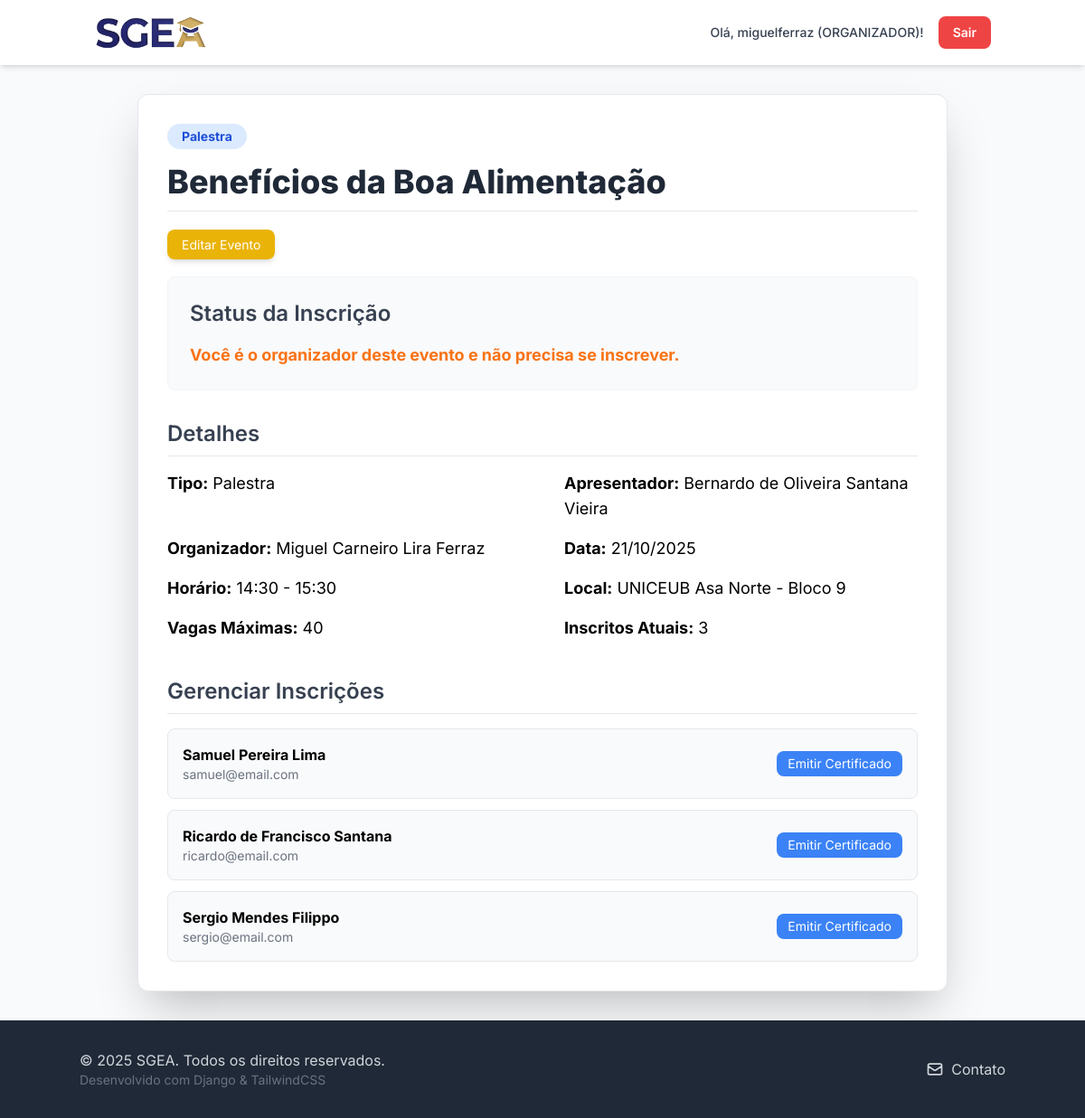
/eventos/2/ (signed in), run on the app's committed database.
### users/models.py (models this page shows, shortened)
class Usuario(AbstractUser):
    telefone = models.CharField(max_length=15, verbose_name='Telefone', blank=True, null=True)
    instituicao_ensino = models.CharField(
        max_length=100,
        verbose_name='Instituição de Ensino',
        blank=True,
        null=True
    )
    PERFIL_CHOICES = (
        ('ALUNO', 'Aluno'),
        ('PROFESSOR', 'Professor'),
        ('ORGANIZADOR', 'Organizador'),
    )
    perfil = models.CharField(
        max_length=15,
        choices=PERFIL_CHOICES,
        default='ALUNO',
        verbose_name='Perfil'
    )
    data_registro = models.DateTimeField(auto_now_add=True)
    class Meta:
        verbose_name = 'Usuário'
        verbose_name_plural = 'Usuários'

### events/models.py (models this page shows, shortened)
class Evento(models.Model):
    TIPO_CHOICES = (
        ('SEMINARIO', 'Seminário'),
        ('PALESTRA', 'Palestra'),
        ('MINICURSO', 'Minicurso'),
        ('SEMANA', 'Semana Acadêmica'),
    )
    nome_evento = models.CharField(max_length=255)
    apresentador = models.CharField(max_length=255)
    tipo_evento = models.CharField(max_length=50, choices=TIPO_CHOICES)
    data = models.DateField()
    horario_inicio = models.TimeField()
    horario_fim = models.TimeField()
    local = models.CharField(max_length=255)
    qtd_participantes = models.IntegerField(default=0)
    organizador_responsavel = models.ForeignKey(
        Usuario,
        on_delete=models.CASCADE,
        limit_choices_to={'perfil': 'ORGANIZADOR'}
    )

class Inscricao(models.Model):
    usuario = models.ForeignKey(Usuario, on_delete=models.CASCADE)
    evento = models.ForeignKey(Evento, on_delete=models.CASCADE)
    data_inscricao = models.DateTimeField(auto_now_add=True)
    certificado_emitido = models.BooleanField(default=False)
    class Meta:
        unique_together = ('usuario', 'evento')

### events/views.py (the view)
# urls.py: path('<int:pk>/', views.EventDetailView.as_view(), name='event_detail'),
class EventDetailView(LoginRequiredMixin, DetailView):
    model = Evento
    template_name = 'events/event_detail.html'
    context_object_name = 'object'
    def get_context_data(self, **kwargs):
        context = super().get_context_data(**kwargs)
        evento = self.get_object()
        user = self.request.user
        inscritos_atuais = Inscricao.objects.filter(evento=evento).count()
        vagas_disponiveis = evento.qtd_participantes - inscritos_atuais
        context['inscritos_atuais'] = inscritos_atuais
        context['vagas_disponiveis'] = max(0, vagas_disponiveis)
        context['is_inscrito'] = False
        context['is_certificado_emitido'] = False
        if user.is_authenticated:
            inscricao = Inscricao.objects.filter(usuario=user, evento=evento).first()
            context['inscricao'] = inscricao
            if inscricao:
                context['is_inscrito'] = True
                context['is_certificado_emitido'] = inscricao.certificado_emitido
        return context

### events/templates/events/event_detail.html (shortened to what this page needs)
{% load static %}
<!DOCTYPE html>
<html lang="pt-br">
<head>
    <script src="https://cdn.tailwindcss.com"></script>
    <link rel="stylesheet" href="{% static 'css/base.css' %}">
</head>
<body>
    {% include 'inicio/partials/header.html' %}
    <main class="container mx-auto p-4 sm:p-6 md:p-8">
        <div class="max-w-4xl mx-auto bg-white p-8 rounded-xl shadow-2xl border border-gray-200">
            <span class="inline-block px-4 py-1 text-sm font-bold rounded-full bg-blue-100 text-blue-700 mb-4">{{ object.get_tipo_evento_display }}</span>
            <h2 class="text-4xl font-extrabold text-gray-800 mb-6 border-b pb-3">{{ object.nome_evento }}</h2>
            {% if user.is_authenticated and user == object.organizador_responsavel %}
                <div class="mb-6"><a href="{% url 'events:event_update' pk=object.pk %}" class="bg-yellow-500 hover:bg-yellow-600 text-white px-4 py-2 rounded-lg text-sm shadow-md transition duration-200">Editar Evento</a></div>
            {% endif %}
            <div class="bg-gray-50 p-6 rounded-lg mb-8 border border-gray-100">
                <h3 class="text-2xl font-semibold text-gray-700 mb-4">Status da Inscrição</h3>
                {% if user.is_authenticated %}
                    {% if is_inscrito %}
                        <p class="text-green-600 font-bold text-lg flex items-center"><svg xmlns="http://www.w3.org/2000/svg" class="h-6 w-6 mr-2" fill="none" viewBox="0 0 24 24" stroke="currentColor" stroke-width="2"><path stroke-linecap="round" stroke-linejoin="round" d="M9 12l2 2 4-4m6 2a9 9 0 11-18 0 9 9 0 0118 0z" /></svg>Você já está inscrito neste evento!</p>
                        {% if is_certificado_emitido %}
                            <p class="mt-2">
                                <a href="{% url 'events:generate_certificate' inscricao_id=inscricao.id %}" target="_blank" class="text-indigo-600 font-medium hover:text-indigo-500">✅ Baixar Certificado</a>
                            </p>
                        {% endif %}
                    {% elif vagas_disponiveis == 0 %}
                        <p class="text-red-600 font-bold text-lg">Evento Lotado!</p>
                    {% elif user == object.organizador_responsavel %}
                        <p class="text-orange-500 font-bold text-lg">Você é o organizador deste evento e não precisa se inscrever.</p>
                    {% elif user.get_full_name == object.apresentador %}
                        <p class="text-blue-500 font-bold text-lg">Você é o apresentador deste evento.</p>
                    {% endif %}
                {% else %}
                     <p class="text-gray-600 text-lg">Faça <a href="{% url 'login' %}" class="text-indigo-600 font-medium hover:text-indigo-500">Login</a> para se inscrever neste evento.</p>
                {% endif %}
            </div>
            <h3 class="text-2xl font-semibold text-gray-700 mb-4 border-b pb-2">Detalhes</h3>
            <div class="grid grid-cols-1 md:grid-cols-2 gap-x-12 gap-y-4 text-lg">
                <p><strong>Tipo:</strong> {{ object.get_tipo_evento_display }}</p>
                <p><strong>Apresentador:</strong> {{ object.apresentador }}</p>
                <p><strong>Organizador:</strong> {{ object.organizador_responsavel.get_full_name|default:object.organizador_responsavel.username }}</p>
                <p><strong>Data:</strong> {{ object.data|date:"d/m/Y" }}</p>
                <p><strong>Horário:</strong> {{ object.horario_inicio|time:"H:i" }} - {{ object.horario_fim|time:"H:i" }}</p>
                <p><strong>Local:</strong> {{ object.local }}</p>
                <p><strong>Vagas Máximas:</strong> {{ object.qtd_participantes }}</p>
                <p><strong>Inscritos Atuais:</strong> {{ inscritos_atuais }}</p>
            </div>
            {% if user.is_authenticated and user == object.organizador_responsavel %}
                <div class="mt-10">
                    <h3 class="text-2xl font-semibold text-gray-700 mb-4 border-b pb-2">Gerenciar Inscrições</h3>
                    {% if object.inscricao_set.all %}
                        <ul class="space-y-3">
                            {% for inscricao in object.inscricao_set.all %}
                                <li class="p-4 bg-gray-50 rounded-lg flex justify-between items-center border">
                                    <div>
                                        <p class="font-bold">{{ inscricao.usuario.get_full_name|default:inscricao.usuario.username }}</p>
                                        <p class="text-sm text-gray-500">{{ inscricao.usuario.email }}</p>
                                    </div>
                                    <div>
                                        {% if inscricao.certificado_emitido %}
                                            <span class="text-green-600 font-bold">✓ Certificado Emitido</span>
                                        {% else %}
                                            <form method="post" action="{% url 'events:emitir_certificado' inscricao_id=inscricao.id %}">
                                                <button type="submit" class="bg-blue-500 hover:bg-blue-600 text-white px-3 py-1 rounded-lg text-sm">Emitir Certificado</button>
                                            </form>
                                        {% endif %}
                                    </div>
                                </li>
                            {% endfor %}
                        </ul>
                    {% else %}
                        <p class="text-gray-500">Ainda não há inscritos neste evento.</p>
                    {% endif %}
                </div>
            {% endif %}
        </div>
    </main>
    {% include 'inicio/partials/footer.html' %}
</body>
</html>

### inicio/templates/inicio/partials/header.html (shortened to what this page needs)
{% load static %}
<nav class="bg-white shadow-md sticky top-0 z-10">
    <div class="container mx-auto flex justify-between items-center p-4 flex-wrap">
        <a href="{% url 'inicio:home' %}">
            <img src="{% static 'images/logocortada.png' %}" alt="SGEA Logo" class="h-10 w-auto">
        </a>
        <div id="menu" class="hidden md:flex md:items-center md:space-x-4 w-full md:w-auto mt-4 md:mt-0">
            {% if user.is_authenticated %}
                <span class="block md:inline-block text-gray-700 text-sm font-medium py-2">Olá, {{ user.username }} ({{ user.perfil }})!</span>
                <form class="inline-block w-full md:w-auto mt-2 md:mt-0" method="post" action="{% url 'logout' %}">
                    <button type="submit" class="w-full text-center bg-red-500 hover:bg-red-600 text-white px-4 py-2 rounded-lg text-sm font-semibold transition duration-200">Sair</button>
                </form>
            {% endif %}
        </div>
    </div>
</nav>

### sgea_core/static/css/base.css (style rules this page uses)
:root { --sgea-blue: #1E2A78; --sgea-gold: #E4B74C; --sgea-light-gray: #f8fafc; }
html { height: 100%; }
body { display: flex; flex-direction: column; min-height: 100%; font-family: 'Inter', sans-serif; margin: 0; padding: 0; box-sizing: border-box; -webkit-font-smoothing: antialiased; background-color: var(--sgea-light-gray); }
main { flex-grow: 1; }
h1, h2, h3, .text-primary { color: var(--sgea-blue); }
a { color: var(--sgea-blue); transition: color 0.2s; }

### data on the page
Usuario: username "miguelferraz", perfil "ORGANIZADOR"
Evento: tipo_evento "Palestra", nome_evento "Benefícios da Boa Alimentação", apresentador "Bernardo de Oliveira Santana Vieira", organizador_responsavel.get_full_name "Miguel Carneiro Lira Ferraz", data "21/10/2025", horario_inicio "14:30", horario_fim "15:30", local "UNICEUB Asa Norte - Bloco 9", qtd_participantes "40"
Inscricao: usuario.get_full_name "Samuel Pereira Lima", usuario.email "samuel@email.com", certificado_emitido "Emitir Certificado"
Inscricao: usuario.get_full_name "Ricardo de Francisco Santana", usuario.email "ricardo@email.com", certificado_emitido "Emitir Certificado"
Inscricao: usuario.get_full_name "Sergio Mendes Filippo", usuario.email "sergio@email.com", certificado_emitido "Emitir Certificado"

### other printed values
{{ inscritos_atuais }} "3"
